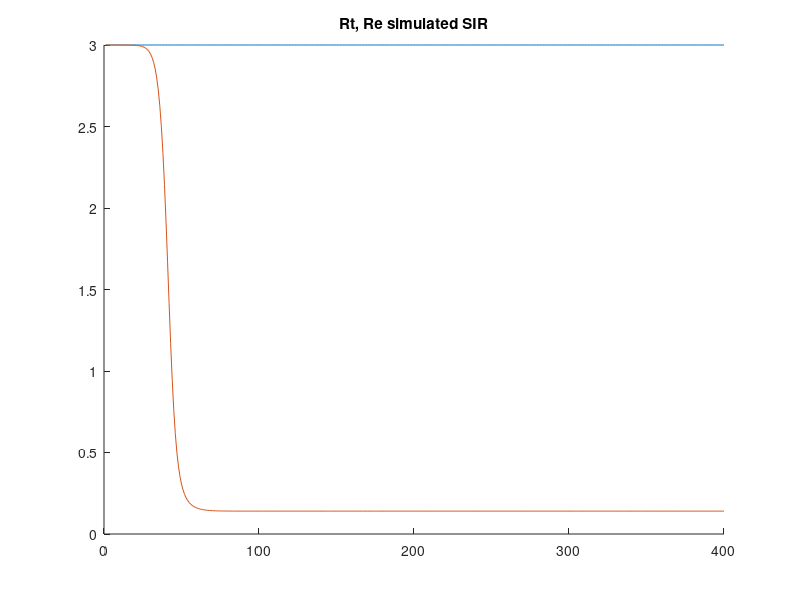
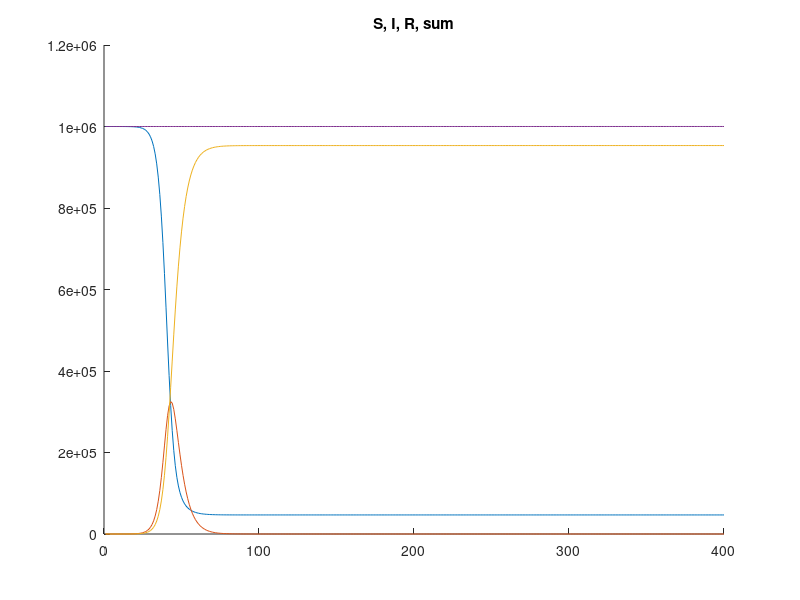

Here is the MATLAB script that generated these plots, in order:
%% simulating SIR with 0 v and fixed Rt = 3.0
clear all;
beta0 = 0.6;
gamma0 = 0.2;
N = 1E6;
I_minAllowed = 1;
S_minAllowed = 1;
R_maxAllowed = N;
t = 400;
%initialize
beta(1) = beta0;
gamma = [];
gamma = ones(t,1)*gamma0;
Rt(1) = beta0/gamma0;
RE(1) = beta0/gamma0;
S(1) = N;
I(1) = 1;
R(1) = 0;

for i = 2:t
    beta(i) = beta0;
    Rt(i) = beta(i-1)/gamma(i-1);
    RE(i) = Rt(i-1)*S(i-1)/N;
    S(i) = S(i-1) - beta(i-1)/N*S(i-1)*I(i-1);
    I(i) = I(i-1) + beta(i-1)/N*S(i-1)*I(i-1) - gamma(i-1)*I(i-1);
    R(i) = R(i-1) + gamma(i-1)*I(i-1);

    if I(i) < I_minAllowed
        I(i) = I_minAllowed;
    end
    if S(i) < S_minAllowed
        S(i) = S_minAllowed;
    end
    if R(i) > R_maxAllowed
        R(i) = R_maxAllowed;
    end
end

figure; hold on;
plot(Rt); 
plot(RE); title('Rt, Re simulated SIR');

figure; hold on;
plot(S); plot(I); plot(R); plot(S+I+R); title('S, I, R, sum');